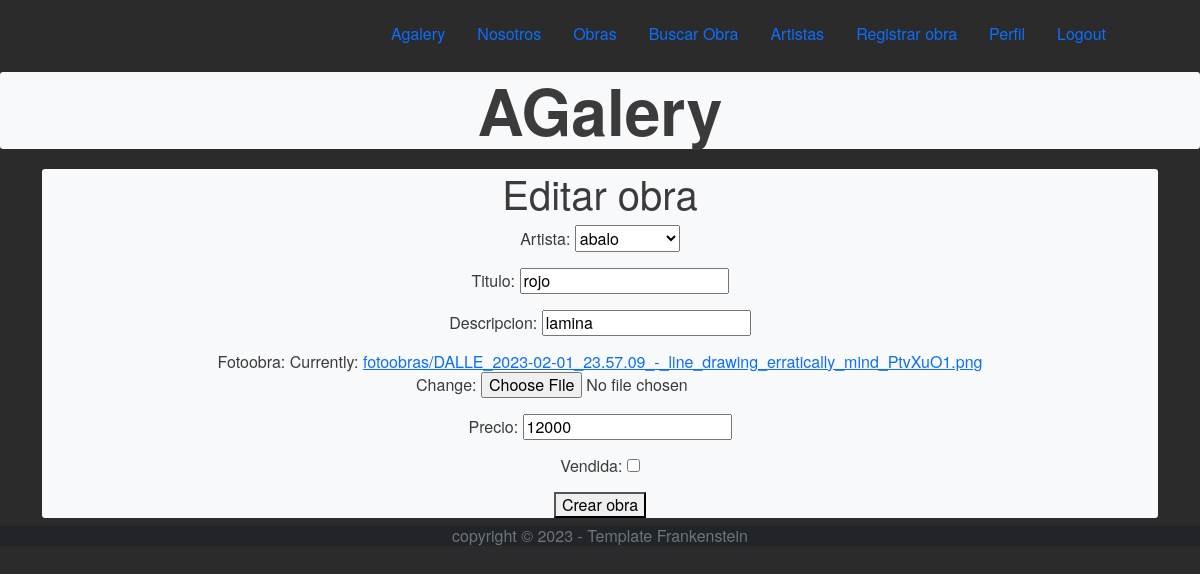
Page /editarobra/4/ (signed in) on the committed database.
### appgaleria/models.py (models this page shows, shortened)
class obra(models.Model):
    artista = models.ForeignKey(User, on_delete=models.CASCADE, related_name='Artista')
    titulo = models.CharField(max_length=100)
    descripcion = models.CharField(max_length=300)
    fotoobra = models.ImageField(upload_to='fotoobras')
    precio = models.IntegerField(default=1)
    vendida = models.BooleanField(default= False)

### appgaleria/views.py (the view, shortened to what this page needs)
# urls.py: path('editarobra/<int:pk>/', views.obra_editar, name='actualizarobra'),
@login_required
def obra_editar(request, pk):
    obra_editar = obra.objects.get(id=pk)
    form = obraForm(instance=obra_editar)
    context = {'form':form}
    return render(request, 'appgaleria/obras/obras_editar.html', context)

### appgaleria/forms.py
class obraForm(forms.ModelForm):
    class Meta:
        model = obra
        fields = [
            'artista',
            'titulo',
            'descripcion',
            'fotoobra',
            'precio',
            'vendida'
            ]

### appgaleria/templates/appgaleria/obras/obras_editar.html (shortened to what this page needs)
{% extends 'appgaleria/padre.html' %}
{% block content %}
<h1>Editar obra</h1>
<form method="post" enctype="multipart/form-data">
    {{ form.as_p }}
    <button type="submit">Crear obra</button>
  </form>
{% endblock content %}

### rows in the picture
obra: artista "abalo", titulo "rojo", descripcion "lamina", precio "12000"
